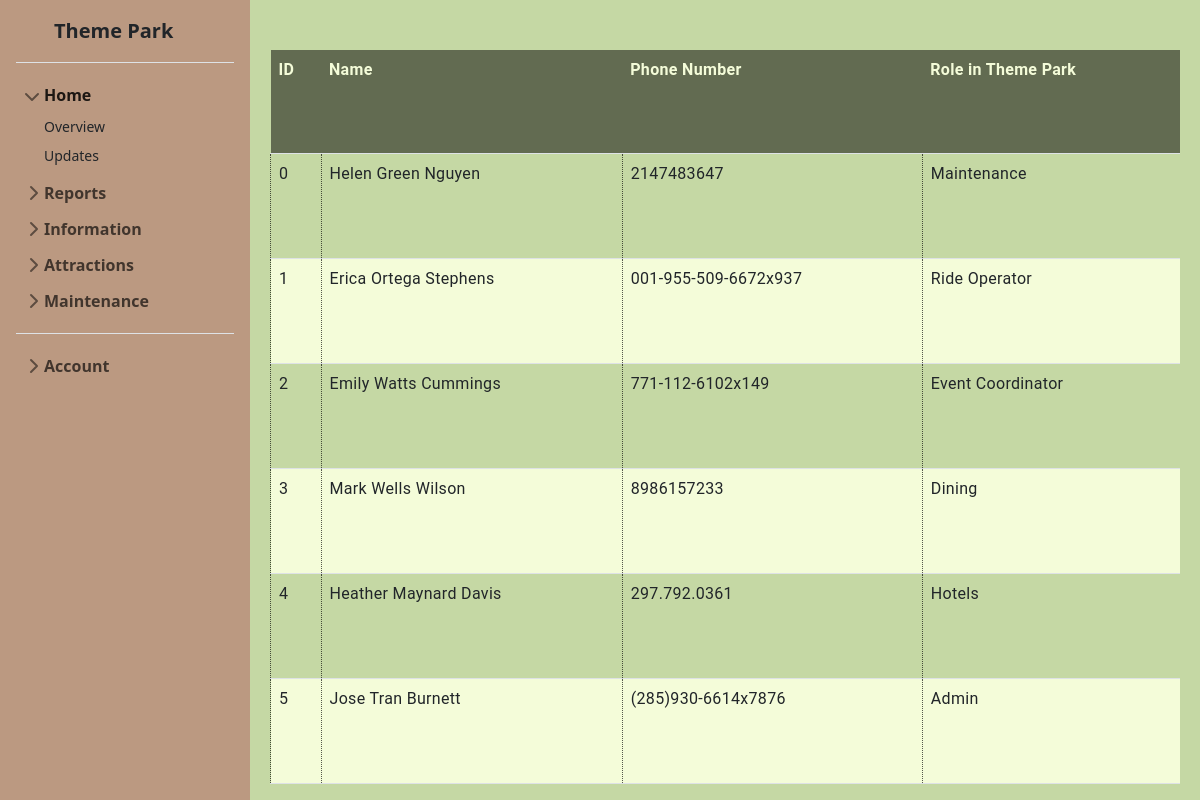
Page /ViewEmployee.php on the committed database.
### tables this page shows
CREATE TABLE `employees` (
  `employee_id` int NOT NULL,
  `ssn` varchar(20) DEFAULT NULL,
  `dob` date DEFAULT NULL,
  `phone_num` varchar(20) NOT NULL,
  `address` varchar(30) DEFAULT NULL,
  `salery_biweekly` decimal(8,2) DEFAULT NULL,
  `first_name` varchar(10) DEFAULT NULL,
  `m_name` varchar(10) DEFAULT NULL,
  `last_name` varchar(10) DEFAULT NULL,
  `emergency_contact_person` varchar(30) DEFAULT NULL,
  `ec_relation` varchar(10) DEFAULT NULL,
  `ec_phone_num` varchar(20) DEFAULT NULL,
  `hours` int NOT NULL,
  `supervisor_id` int DEFAULT NULL,
  `is_deleted` tinyint(1) NOT NULL DEFAULT '0',
  `employee_role` varchar(50) NOT NULL,
  PRIMARY KEY (`employee_id`),
  KEY `supervisor_id` (`supervisor_id`),
  CONSTRAINT `employees_ibfk_1` FOREIGN KEY (`supervisor_id`) REFERENCES `employees` (`employee_id`)
);

### ViewEmployee.php (the view, shortened to what this page needs)
<?php
    include_once 'header.php';
    include_once 'includes/dbh.inc.php';
?>
<div id="content" class="content">
<?php
    echo("
        <table class='table'>
            <tr class='top'>
                <th class='tableHeader'>ID</th>
                <th class='tableHeader'>Name</th>
                <th class='tableHeader'>Phone Number</th>
                <th class='tableHeader'>Role in Theme Park</th>");
    echo ( "</tr>");
    $display = "SELECT * FROM Theme_Park_Database.employees where Theme_Park_Database.employees.is_deleted=false";
    $result = mysqli_query($conn, $display);
    if ($result) {
        while($row=mysqli_fetch_array($result)) {
            echo "<tr class='tableRow'>";
            echo('<td class="tableData">' . $row['employee_id'] . '</td>');
            echo('<td class="tableData">' . $row['first_name'] . " "
                                          . $row['m_name'] . " "
                                          . $row['last_name'] . '</td>');
            echo('<td class="tableData">' . $row['ec_phone_num'] . '</td>');
            echo('<td class="tableData">' . $row['employee_role'] . '</td>');
            echo "</tr>";
        }
    } else {
        echo "Error: " . $sql . "<br>" . mysqli_error($connn);
    }
    echo('</table>');
 ?>
 </div>
<?php include_once "footer.php"; ?>

### style.css (style rules this page uses)
html { height: -webkit-fill-available; }
body { display: flex; min-height: 100vh; background: #C5D8A4; }
tr.top th { background-color: rgba(0, 0, 0, 0.5); color: var(--color1); }
table { margin-top: 50px; margin-left: 20px; margin-right: 20px; }
.table { font-family: Roboto, sans-serif; letter-spacing: 0.02em; position: relative; border-collapse: collapse; }
.tableRow:nth-of-type(odd) { background-color: #F4FCD9; }
.tableData:nth-of-type(odd) { border-left: 1px dotted rgba(0, 0, 0, 0.65); border-right: 1px dotted rgba(0, 0, 0, .65); }
.tableHeader { position: -webkit-sticky; position: sticky; top: 0; }
.content { flex-grow: 1; display: flex; background: #C5D8A4; padding-left: 250px; }
:root { --color1: #F4FCD9; --color2: #C5D8A4; --color3: #BB9981; --color4: #534340; }

### rows in the picture
employees: employee_id "0", first_name "Helen", m_name "Green", last_name "Nguyen", ec_phone_num "2147483647", employee_role "Maintenance"
employees: employee_id "1", first_name "Erica", m_name "Ortega", last_name "Stephens", ec_phone_num "001-955-509-6672x937", employee_role "Ride Operator"
employees: employee_id "2", first_name "Emily", m_name "Watts", last_name "Cummings", ec_phone_num "771-112-6102x149", employee_role "Event Coordinator"
employees: employee_id "3", first_name "Mark", m_name "Wells", last_name "Wilson", ec_phone_num "8986157233", employee_role "Dining"
employees: employee_id "4", first_name "Heather", m_name "Maynard", last_name "Davis", ec_phone_num "297.792.0361", employee_role "Hotels"
employees: employee_id "5", first_name "Jose", m_name "Tran", last_name "Burnett", ec_phone_num "(285)930-6614x7876", employee_role "Admin"
